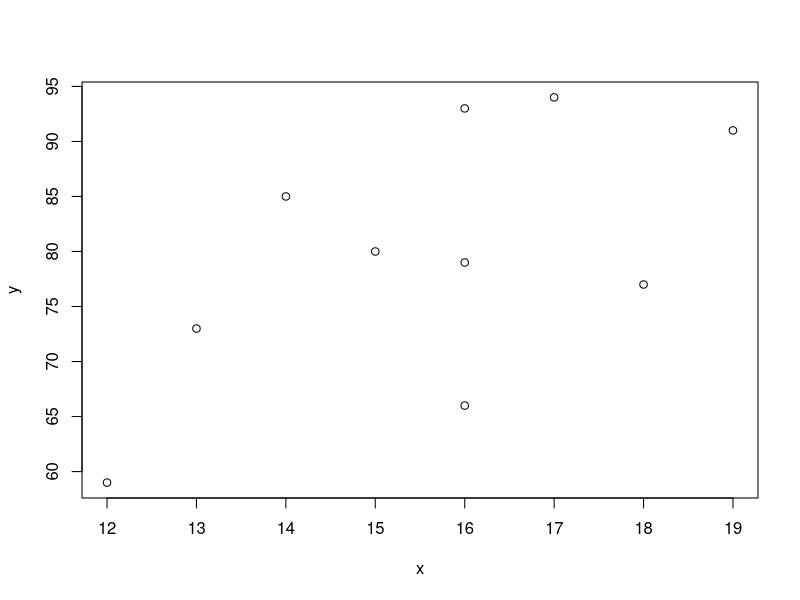

Source code (R):
# --------------------- Linear algebra in R --------------------------------------------------------
X <- matrix(1:12, 4, 3) # Generates a matrix with values from 1 to 12 of 4 rows and 3 columns
a <- 2
print(a*X) # Each element of a matrix X is multiplied by a or notation  as aX = {ax1,... axN}
t(X) # Use function t to transpose rows into columns

# Matrix multiplication
X <- matrix(c(1,3,2,1,-2,1,1,1,-1),3,3) # Creation of a 3 x 3 matrix with 
beta <- c(3,2,1)
X%*%beta # is not (6 2 1)
diag(3) # Generates the identify matrix
# X^-1 X = I states that if I take the INVERSE of some matrices and multiply it by the matrix X, I will get the identity matrix

# SOLVE FOR a, b and c in the below system of equation
# a + b + c = 6
# 3a - 2b + c = 2
# 2a + b - c = 1

X <- matrix(c(1,3,2,1,-2,1,1,1,-1),3,3) # Creation of a 3 x 3 matrix with 
y <- matrix(c(6,2,1),3,1) # The 6, 2, 1 answers from original equations are placed in a 3 x 1 matrix
solve(X,y)


# -------------------- How linear algebra works for statistics - i.e. simple linear regression ----
# y = numeric dependant variable
# x = independant variable

x <- c(17, 13, 12, 15, 16, 14, 16, 16, 18, 19) # X independent variable
y <- c(94, 73, 59, 80, 93, 85, 66, 79, 77, 91) # Y dependant variable
df <- data.frame(x, y) # Combine variables h and w in a data frame called df
plot(df) # If only two dimension, explore data visually. 

# Linear regression function is stated as y = a + bx
# Slope (b) of regression line is b = r * (sy / sx) where s is the standard deviation of y and x
# Y-intercept (a) of regression line is a = yhat - b * xhat

xhat <- mean(x) # Calculate the mean of x and store in new variable
yhat <- mean(y) # Calculate the mean of y and store in new variable

df$xmxhat <- df$x - xhat # Take each x value and subtract the mean of all x values
df$ymyhat <- df$y - yhat # Take each y value and subtract the mean of all y values
df$xtyhat <- df$xmxhat * df$ymyhat # Take x minus x hat * y minus y hat
df$xmxhatsq <- df$xmxhat^2 # Square x minus x hat
df$ymyhatsq <- df$ymyhat^2 # Square y minus y hat

# Find the totals of required columns, i.e. xmxhatsq
xtyhatttl <- sum(df$xtyhat)
xsqttl <- sum(df$xmxhatsq)
ysqttl <- sum(df$ymyhatsq)

# Pearsons R formula is the sum of x and y variance from mean of x and y or xtyhatttl div by var of x and y sq
pr <- xtyhatttl / (sqrt(xsqttl * ysqttl))

# Standard deviation calcuation is sy = sqrt(sum(y-yhat)^2) / (n - 1)
sy <- sqrt(ysqttl / (length(y) - 1)) # The standard deviation is the 'average' error (+/-)
sx <- sqrt(xsqttl / (length(x) - 1)) # As the total difference from mean is squared  making all pos / number of observations - 1


# Calculate B or the slope of the line b = r * (sy / sx)
b <- pr * (sy / sx)

# Calculate A or the intercept of the line a = yhat - (b * xhat)
a <- yhat - (b * xhat)

# Use the SLR formula as a predictor of y = a + bx 
df$ytest <- a  + (b * x)

lm(y ~ x)